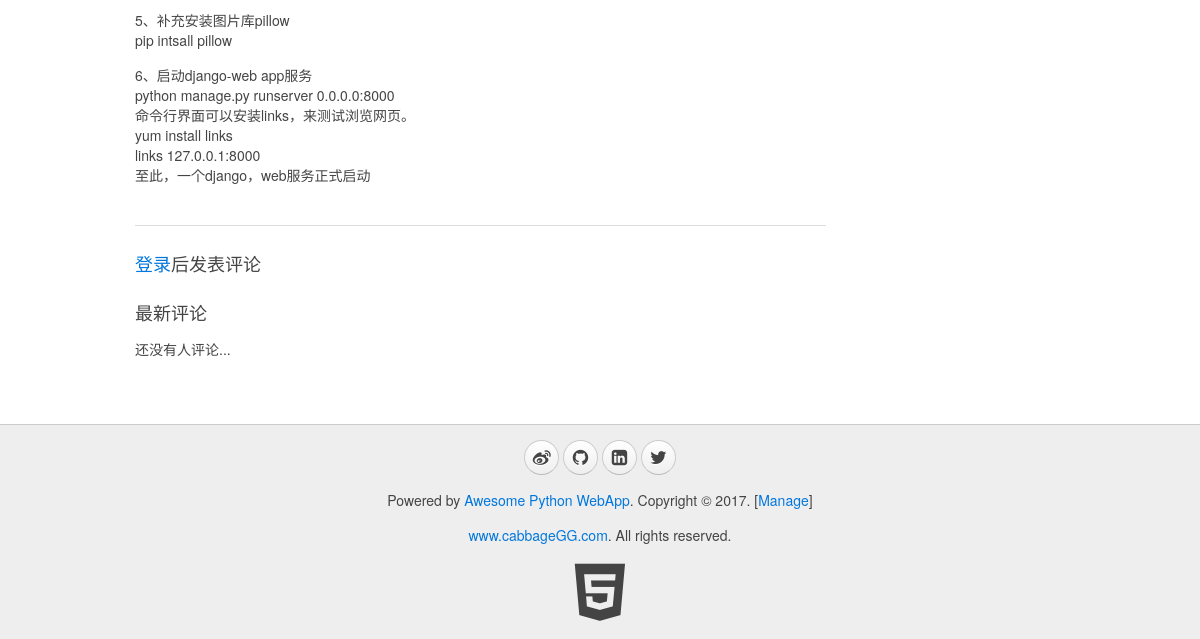
Before: /blog/page/1/ (lower part) with the older database file.
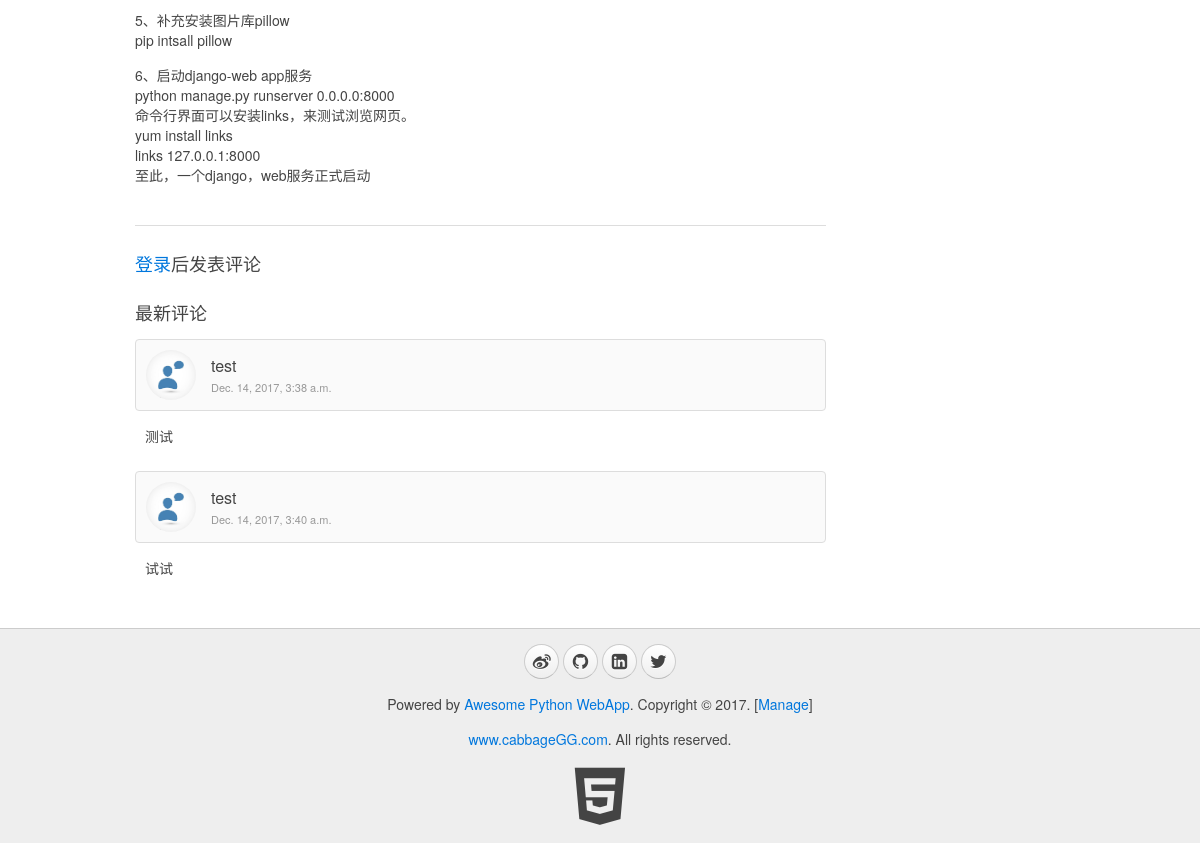
After: the same page with the newer database file.
### blog/models.py (models this page shows, shortened)
class Comments(models.Model):
    username = models.CharField(max_length=32, default="passinger")
    userimage = models.ImageField(upload_to='img', null=True)
    blog_id = models.IntegerField() #表示他是博客blog_id的评论
    comment_id = models.IntegerField(default=0) #默认为0，表示他是一条评论; 当有comment_id值时，表示他是评论comment_id的留言
    content = models.TextField()
    create_time = models.DateTimeField()

### blog/views.py (the view)
# urls.py: url(r'^page/(?P<blog_id>\d+)/$', views.show_blog, name="show_blog"),
def show_blog(request, blog_id):
    userinfo = ""
    account = request.COOKIES.get("account","")
    if account:
        userinfo = models.User.objects.filter(account=account)
        if userinfo:
            userinfo = userinfo[0]
    blog = models.Blog.objects.get(id=blog_id)
    comments = models.Comments.objects.filter(blog_id=blog_id, comment_id=0)
    return render(request, "blog/blog.html", {"blog": blog, "comments":comments, "userinfo":userinfo})

### blog/templates/blog/blog.html (shortened to what this page needs)
{% extends '__base__.html' %}
{% load myfilter %}
{% block content %}
    <div class="uk-width-medium-3-4">
        <article class="uk-article">
            <p>{{ blog.content | linebreaks }}</p>
        </article>
        <hr class="uk-article-divider">
    {% if userinfo %}
        <h3>发表评论</h3>
        <article class="uk-comment">
            <header class="uk-comment-header">
                <img class="uk-comment-avatar uk-border-circle" width="50" height="50" src="{% if userinfo.image %}{{ userinfo.image.url }} {% else %} /media/img/default.jpg {% endif %}">
                <h4 class="uk-comment-title">{{ userinfo.name | default:'游客' }}</h4>
            </header>
            <div class="uk-comment-body">
                <form id="form-comment" class="uk-form" action="{% url 'blog:comment' blog.id %}" method="post">
                    {% csrf_token %}
                    <input type="hidden" name="blog_id" value="{{ blog.id }}">
                    <input type="hidden" name="comment_id" value="{{ comment.id | default:'0' }}">
                    <input type="hidden" name="user_name" value="{{ userinfo.name | default:'游客' }}">
                    <input type="hidden" name="user_img" value="{{ userinfo.image | default:"img/default.jpg" }}">
                    <div class="uk-alert uk-alert-danger uk-hidden"></div>
                    <div class="uk-form-row">
                        <textarea name="content" rows="6" placeholder="说点什么吧" style="width:100%;resize:none;"></textarea>
                    </div>
                    <div class="uk-form-row">
                        <input type="submit" class="uk-button uk-button-primary" value="发表评论">
                    </div>
                </form>
            </div>
        </article>
        <hr class="uk-article-divider">
    {% else %}
        <h3><a href="{% url 'blog:signin' %}">登录</a>后发表评论</h3>
    {% endif %}
        <h3>最新评论</h3>
        <ul id="yj-comment-list" class="uk-comment-list">
            {% if comments %}
            {% for comment in comments %}
            <li>
                <article class="uk-comment">
                    <header class="uk-comment-header">
                        <img class="uk-comment-avatar uk-border-circle" width="50" height="50" src="{% if comment.userimage %}{{ comment.userimage.url }} {% else %} /media/img/default.jpg {% endif %}">
                        <h4 class="uk-comment-title">{{ comment.username }} {% if comment.username == "cabbageGG" %}(作者){% endif %}</h4>
                        <p class="uk-comment-meta">{{ comment.create_time }}</p>
                    </header>
                    <div class="uk-comment-body">
                        <p>{{ comment.content | linebreaksbr }}</p>
                    </div>
                </article>
            </li>
            {% endfor %}
            {% else %}
            <p>还没有人评论...</p>
            {% endif %}
        </ul>
    </div>
{% endblock %}

Changed rows visible on the page:
added Comments: username "test", create_time "Dec. 14, 2017, 3:38 a.m.", content "测试"
added Comments: username "test", create_time "Dec. 14, 2017, 3:40 a.m.", content "试试"
Other visible differences:
text no longer shown: "还没有人评论..."
